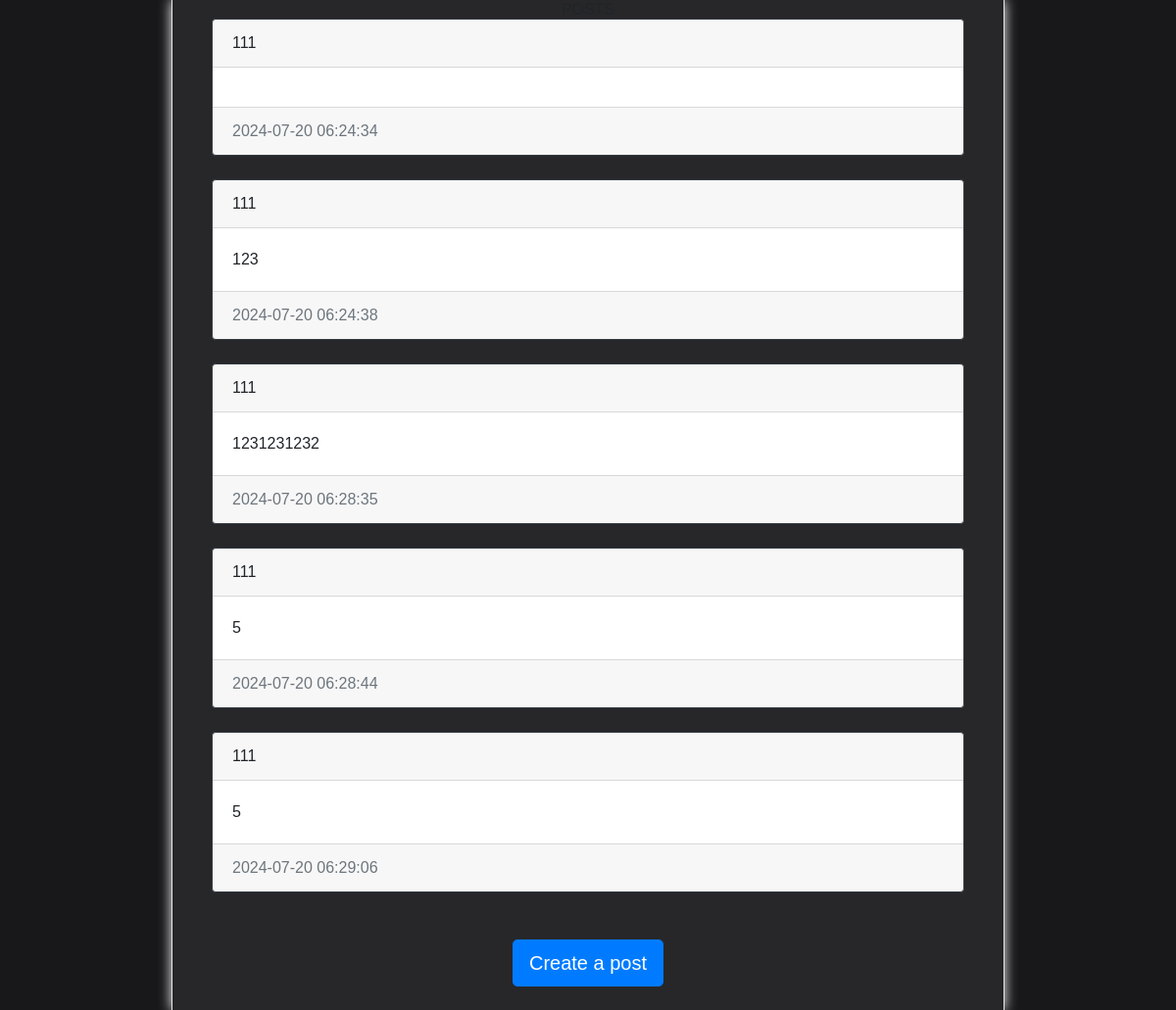
The app's page /updates with its own data.
### website/model.py (models this page shows)
class Post(db.Model):
    id = db.Column(db.Integer, primary_key=True)
    text = db.Column(db.Text, nullable=False)
    date_created = db.Column(db.DateTime(timezone=True), default=func.now())
    author = db.Column(db.Integer, db.ForeignKey(
        'user.id', ondelete="CASCADE"), nullable=False)
    likes = db.relationship('Like', backref='post', passive_deletes=True)
    comments = db.relationship('Comment', backref='post', passive_deletes=True)

class User(db.Model, UserMixin):
    id = db.Column(db.Integer, primary_key=True)
    email = db.Column(db.String(150), unique=True)
    username = db.Column(db.String(150), unique=True)
    password = db.Column(db.String(50))
    date_created = db.Column(db.DateTime(timezone=True), default=func.now())
    posts = db.relationship('Post', backref='user', passive_deletes=True)
    likes = db.relationship('Like', backref='user', passive_deletes=True)
    comments = db.relationship('Comment', backref='user', passive_deletes=True)

### website/views.py (the view)
@views.route("/updates")
def updates():
    posts = Post.query.all()
    return render_template("updates.html", user=current_user, posts=posts)

### website/templates/updates.html (shortened to what this page needs)
{% extends "template.html" %} {% block title %}Update{% endblock %}{% block content %}
<!doctype html>
<html>
<head>
</head>
<body>
</body>
<div class="bg-zinc-800 bg-cover h-fit lightBG">
    <div class="grid">
      <h1 align="center">{% block header %} POSTS {% endblock %}</h1>
<div id ="posts" class="mx-10">
   {% for post in posts%}
   <div class = "card border-dark">
      <div class="card-header d-flex justify-content-between align-items-center">
         <a href="/posts/{{post.user.username}}">{{post.user.username}}</a>
      </div>
   <div class="card-body">
      <div class="card-text">{{post.text}}</div>
   </div>
   <div class="card-footer text-muted">{{post.date_created}}</div>
   </div>
   <br />
   {% endfor %}
</div>
<br/>
<div align="center">
   <a href="/create">
      <button type='button' class='btn btn-primary btn-lg mb-6'>
       Create a post
     </button>
   </a>
</div>
    </div>
</div>
</html>
{% endblock %}

### website/templates/template.html (shortened to what this page needs)
<!doctype html>
<html>
<head>
  <link rel="stylesheet" href="https://cdn.jsdelivr.net/npm/bootstrap@4.6.2/dist/css/bootstrap.min.css">
  <link rel="stylesheet" href="static/css/main.css">
  <link rel="stylesheet" href="static/css/src/output.css">
  <link rel="stylesheet" href="https://unpkg.com/flickity@2/dist/flickity.min.css">
  <script src="https://cdn.tailwindcss.com"></script>
  <link
  rel="stylesheet"
  href="https://cdnjs.cloudflare.com/ajax/libs/animate.css/4.1.1/animate.min.css"
/>
</head>
<body>
<div class="bg-zinc-900">
        <div class="container">
          {% block content %}
          {% endblock %}
        </div>
</body>
</html>

### website/static/css/main.css (style rules this page uses)
.lightBG { margin-right: 6vw; margin-left: 6vw; shadow-color: #f1f5f9; filter: drop-shadow(0 0 0.4rem white); border-left-style: solid; border-right-style: solid; border-top-style: none; border-bottom-style: none; border-width: 0.05rem; }
* { box-sizing: border-box; }
body { font-family: sans-serif; }

### website/templates/template.html (style rules this page uses)
body { margin: 0; padding: 0; overflow-x: hidden; }

### records on screen
Post: user.username "111", date_created "2024-07-20 06:24:34"
Post: user.username "111", text "123", date_created "2024-07-20 06:24:38"
Post: user.username "111", text "1231231232", date_created "2024-07-20 06:28:35"
Post: user.username "111", text "5", date_created "2024-07-20 06:28:44"
Post: user.username "111", text "5", date_created "2024-07-20 06:29:06"
